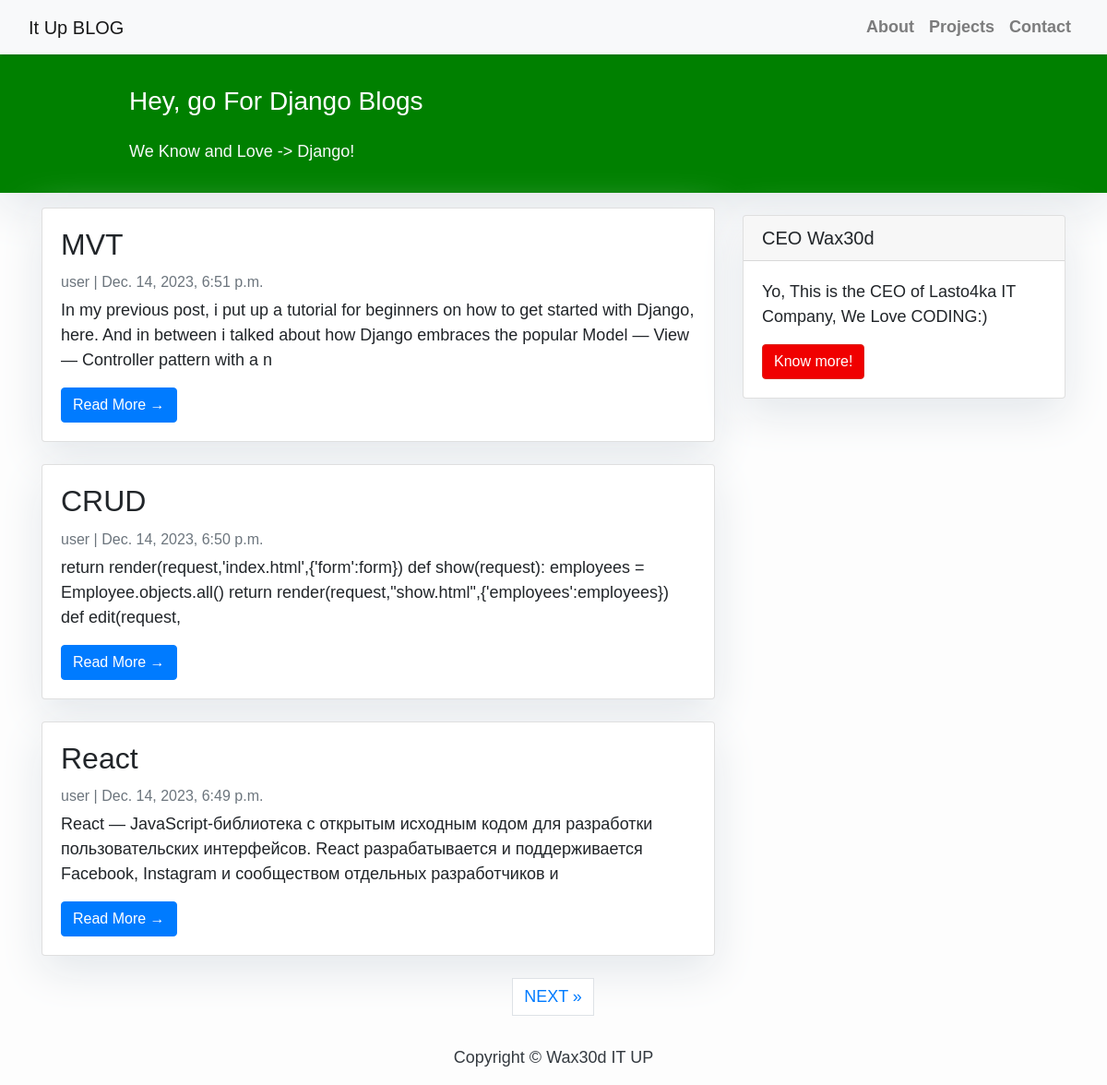
The page / on the database its author committed.
### blog/models.py (models this page shows, shortened)
class Post(models.Model):
    title = models.CharField(max_length=200, unique=True)
    slug = models.SlugField(max_length=200, unique=True)
    author = models.ForeignKey(User, on_delete=models.CASCADE, related_name='blog_posts')
    updated_on = models.DateTimeField(auto_now=True)
    content = models.TextField()
    created_on = models.DateTimeField(auto_now_add=True)
    status = models.IntegerField(choices=STATUS, default=0)
    class Meta:
        ordering = ['-created_on']

### blog/views.py (the view)
# urls.py: path('', views.PostList.as_view(), name='home'),
class PostList(generic.ListView):
    queryset = Post.objects.filter(status=1).order_by('-created_on')
    template_name = 'index.html'
    paginate_by = 3

### blog/templates/index.html (shortened to what this page needs)
{% extends "base.html" %}
{% block content %}
<header class="masthead">
    <div class="container">
        <div class="row">
            <div class=" col-md-8 col-md-10 mx-auto">
                <div class="site-heading">
                    <h3 class=" site-heading my-4 mt-3 text-white"> Hey, go For Django Blogs </h3>
                    <p class="text-light">We Know and Love -> Django! &nbsp
                    </p>
                </div>
            </div>
        </div>
    </div>
</header>
<div class="container">
    <div class="row">
        <div class="col-md-8 mt-3 left">
            {% for post in post_list %}
            <div class="card mb-4">
                <div class="card-body">
                    <h2 class="card-title">{{ post.title }}</h2>
                    <p class="card-text text-muted h6">{{ post.author }} | {{ post.created_on}} </p>
                    <p class="card-text">{{post.content|slice:":200" }}</p>
                    <a href="{% url 'post_detail' post.slug  %}" class="btn btn-primary">Read More &rarr;</a>
                </div>
            </div>
            {% endfor %}
        </div>
        {% block sidebar %} {% include 'sidebar.html' %} {% endblock sidebar %}
    </div>
</div>
{% if is_paginated %}
  <nav aria-label="Page navigation conatiner">
      <ul class="pagination justify-content-center">
            {% if page_obj.has_next %}
        <li><a href="?page={{ page_obj.next_page_number }}"
     class="page-link"> NEXT &raquo;</a></li>
        {% endif %}
      </ul>
  </nav>
{% endif %}
{%endblock%}

### blog/templates/base.html (shortened to what this page needs)
<!DOCTYPE html>
<html>
    <head>
        <link rel="stylesheet" href="https://maxcdn.bootstrapcdn.com/bootstrap/4.0.0/css/bootstrap.min.css"
 />
    </head>
    <body>
        <nav class="navbar navbar-expand-lg navbar-light bg-light shadow" id="mainNav">
            <div class="container-fluid">
                <a class="navbar-brand" href="{% url 'home' %}">It Up BLOG</a>
                <div class="collapse navbar-collapse" id="navbarResponsive">
                    <ul class="navbar-nav ml-auto">
                        <li class="nav-item text-black">
                            <a class="nav-link text-black font-weight-bold" href="#">About</a>
                        </li>
                        <li class="nav-item text-black">
                            <a class="nav-link text-black font-weight-bold" href="#">Projects</a>
                        </li>
                        <li class="nav-item text-black">
                            <a class="nav-link text-black font-weight-bold" href="#">Contact</a>
                        </li>
                    </ul>
                </div>
            </div>
        </nav>
        {% block content %}{% endblock content %}
        <footer class="py-3 bg-grey">
            <p class="m-0 text-dark text-center ">Copyright &copy; Wax30d IT UP</p>
        </footer>
    </body>
</html>

### blog/templates/sidebar.html (shortened to what this page needs)
{% block sidebar %}
<div class="col-md-4 float-right ">
<div class="card my-4">
        <h5 class="card-header">CEO Wax30d</h5>
    <div class="card-body">
        <p class="card-text">Yo, This is the CEO of Lasto4ka IT Company, We Love CODING:)</p>
        <a href="https://github.com/Wax30d"
           class="btn btn-danger">Know more!</a>
    </div>
</div>
</div>
{% endblock sidebar %}

### blog/templates/base.html (style rules this page uses)
body { font-family: "Roboto", sans-serif; font-size: 17px; background-color: #fdfdfd; }
.shadow { box-shadow: 0 4px 2px -2px rgba(0, 0, 0, 0.1); }
.btn-danger { color: #fff; background-color: #f00000; border-color: #dc281e; }
.masthead { background: green; height: auto; padding-bottom: 15px; box-shadow: 0 16px 48px #E3E7EB; padding-top: 10px; }

### blog/templates/index.html (style rules this page uses)
body { font-family: "Impact", sans-serif; font-size: 18px; background-color: #fdfdfd; }
.card { box-shadow: 0 16px 48px #E3E7EB; }

### blog/templates/sidebar.html (style rules this page uses)
.card { box-shadow: 0 16px 48px #E3E7EB; }

### rows shown on the page
Post: title "MVT", author "user", created_on "Dec. 14, 2023, 6:51 p.m.", content "In my previous post, i put up a tutorial for beginners on how to get started with Django, here. And in between i talked about how Django embraces the popular Model — View — Controller pattern with a n"
Post: title "CRUD", author "user", created_on "Dec. 14, 2023, 6:50 p.m.", content "return render(request,'index.html',{'form':form}) def show(request): employees = Employee.objects.all() return render(request,\"show.html\",{'employees':employees}) def edit(request,"
Post: title "React", author "user", created_on "Dec. 14, 2023, 6:49 p.m.", content "React — JavaScript-библиотека с открытым исходным кодом для разработки пользовательских интерфейсов. React разрабатывается и поддерживается Facebook, Instagram и сообществом отдельных разработчиков и"
